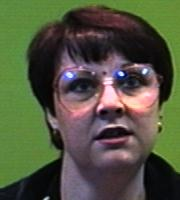
#> input picture SVD/MatLab/faces94/faces94/female/9336923/9336923.14.jpg, 180 x 200 px, found by its file name; its folder holds 4 pictures in this run
$ python svdDecoompA.py
#> lines starting #> are read from the running program, lines starting #| are printed output that depends on the picture
import os
import numpy as np
import cv2
import matplotlib.pyplot as plt

def svdDecompA():
    myFolder = 'C:/Users/fonta/Desktop/MetodiNumerici/SVD/MatLab/faces94/faces94/female/9336923'

    # Cerco tutti e soli i files con estensione .jpg
    theFiles = [f for f in os.listdir(myFolder) if f.endswith('.jpg')]
    N = len(theFiles)

    S = []
    for i, baseFileName in enumerate(theFiles):
        fullFileName = os.path.join(myFolder, baseFileName)
        print(f'Now reading {fullFileName}')

        # Trasformare l'immagine in '2D' passando alla scala di grigio per avere una MATRICE invece di un TENSORE
        fi = cv2.imread(fullFileName, cv2.IMREAD_GRAYSCALE)
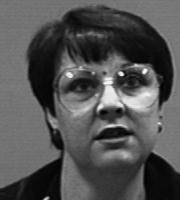
#> fi: shape (200, 180); min 0, max 254, mean 82.1

        # Visualizzare nella stessa finestra tutte le immagini presenti nel database
        plt.subplot(int(np.ceil(np.sqrt(N))), int(np.ceil(np.sqrt(N))), i + 1)
        plt.imshow(fi, cmap='gray')

        # Numero di righe e colonne di fi
        ss1, ss2 = fi.shape  # ss1=righe, ss2=colonne
#> ss1 = 200; ss2 = 180

        M = ss1 * ss2  # DIMENSIONE
#> M = 36000

        fi = fi.reshape(M, 1).astype(np.float64)  # Ogni faccia diventa un vettore colonna

        S.append(fi)  # Creazione matrice delle facce
#> pass 2 of the loop in svdDecompA, `for i, baseFileName in enumerate(theFiles):`:
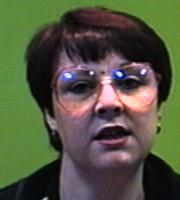
#> input picture SVD/MatLab/faces94/faces94/female/9336923/9336923.17.jpg, 180 x 200 px, found by its file name
#> in svdDecompA, `fi = cv2.imread(fullFileName, cv2.IMREAD_GRAYSCALE)`:
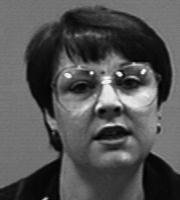
#> fi: shape (200, 180); min 0, max 255, mean 82.8
#> pass 3 of the loop in svdDecompA, `for i, baseFileName in enumerate(theFiles):`:
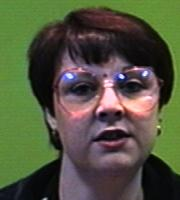
#> input picture SVD/MatLab/faces94/faces94/female/9336923/9336923.19.jpg, 180 x 200 px, found by its file name
#> in svdDecompA, `fi = cv2.imread(fullFileName, cv2.IMREAD_GRAYSCALE)`:
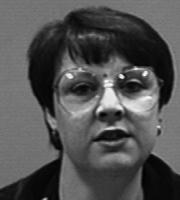
#> fi: shape (200, 180); min 0, max 255, mean 81.9
#> the loop made 4 passes; the first 3 are shown

    S = np.hstack(S)

    fbar = np.mean(S, axis=1, keepdims=True)  # Immagine media

    A = S - fbar  # Matrice A -> ogni immagine sottratta la media

    U, _, _ = np.linalg.svd(A, full_matrices=False)  # Siccome mi serve solo la matrice U per il range di A
    rank_A = np.linalg.matrix_rank(A)
    RangeA = U[:, :rank_A]  # Range di A
    X = RangeA.T @ A

    # Prendo una faccia della stessa persona (ovvero una colonna di S)
    path_faccia_nota = 'C:/Users/fonta/Desktop/MetodiNumerici/SVD/MatLab/faces94/faces94/female/9336923/9336923.1.jpg'
#> (the run stopped early here; a loop or call above may not have finished)
